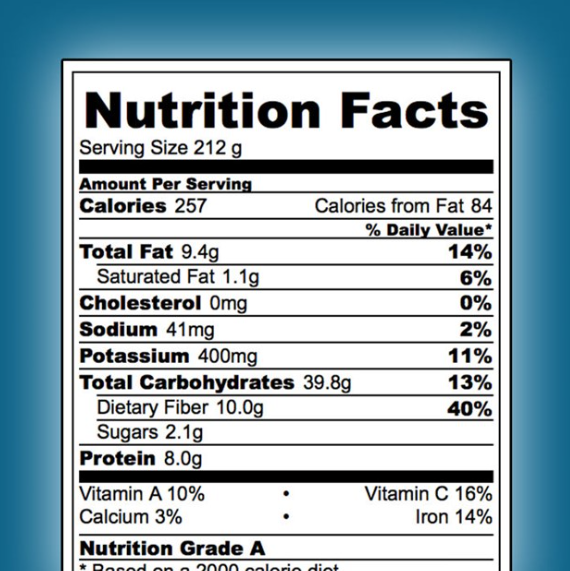
#> input picture backend/sample.jpg, 570 x 571 px
$ python -i preprocess.py   (imports and definitions only)
#> lines starting #> are read from the running program, lines starting #| are printed output that depends on the picture; after the words box and inside, x2 and y2 are one past the last pixel; in counts of white or black regions, pixels touching at a corner belong together
import cv2


def preprocess_image(image_path):

    # read image
#> called with image_path = '../sample.jpg'
    image = cv2.imread(image_path)
#> image is the input picture: shape (571, 570, 3); mean B, G, R 184.6, 175.4, 154.2

    # grayscale
    gray = cv2.cvtColor(image, cv2.COLOR_BGR2GRAY)
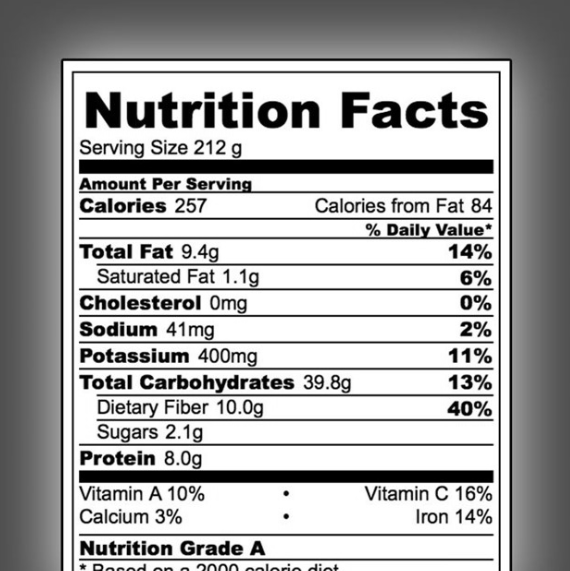
#> gray: shape (571, 570); min 0, max 255, mean 170.1

    # upscale image for better OCR
    gray = cv2.resize(gray, None, fx=2, fy=2)
#> gray: shape (1142, 1140)

    # reduce noise
    gray = cv2.GaussianBlur(gray, (5, 5), 0)
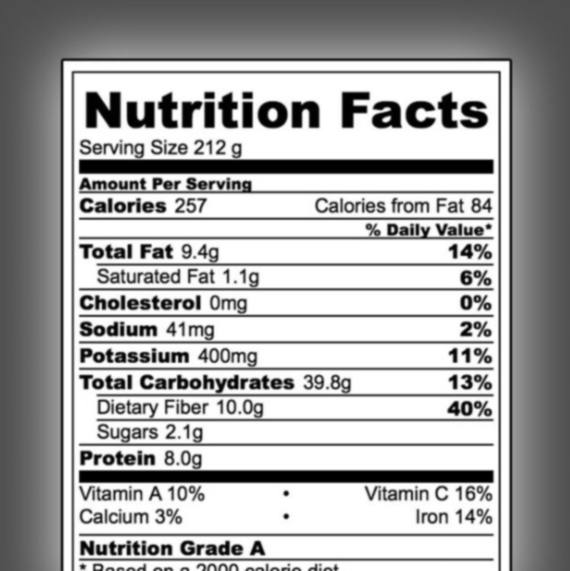
#> gray: shape (1142, 1140) (shown at 1/2 size); min 0, max 255, mean 170.1

    # adaptive threshold
    thresh = cv2.adaptiveThreshold(
        gray,
        255,
        cv2.ADAPTIVE_THRESH_GAUSSIAN_C,
        cv2.THRESH_BINARY,
        11,
        2
    )
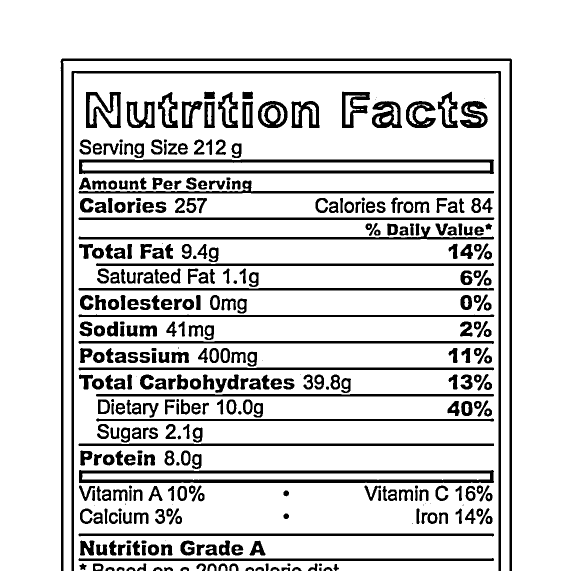
#> thresh: shape (1142, 1140) (shown at 1/2 size); 84.3% white; 382 black regions (19 under 20 px), largest, box (x1, y1, x2, y2) and area: (121, 117, 1024, 1142) 14705, (143, 142, 1002, 1142) 14235, (158, 940, 988, 966) 10911

    return thresh

>>> result = preprocess_image('../sample.jpg')
